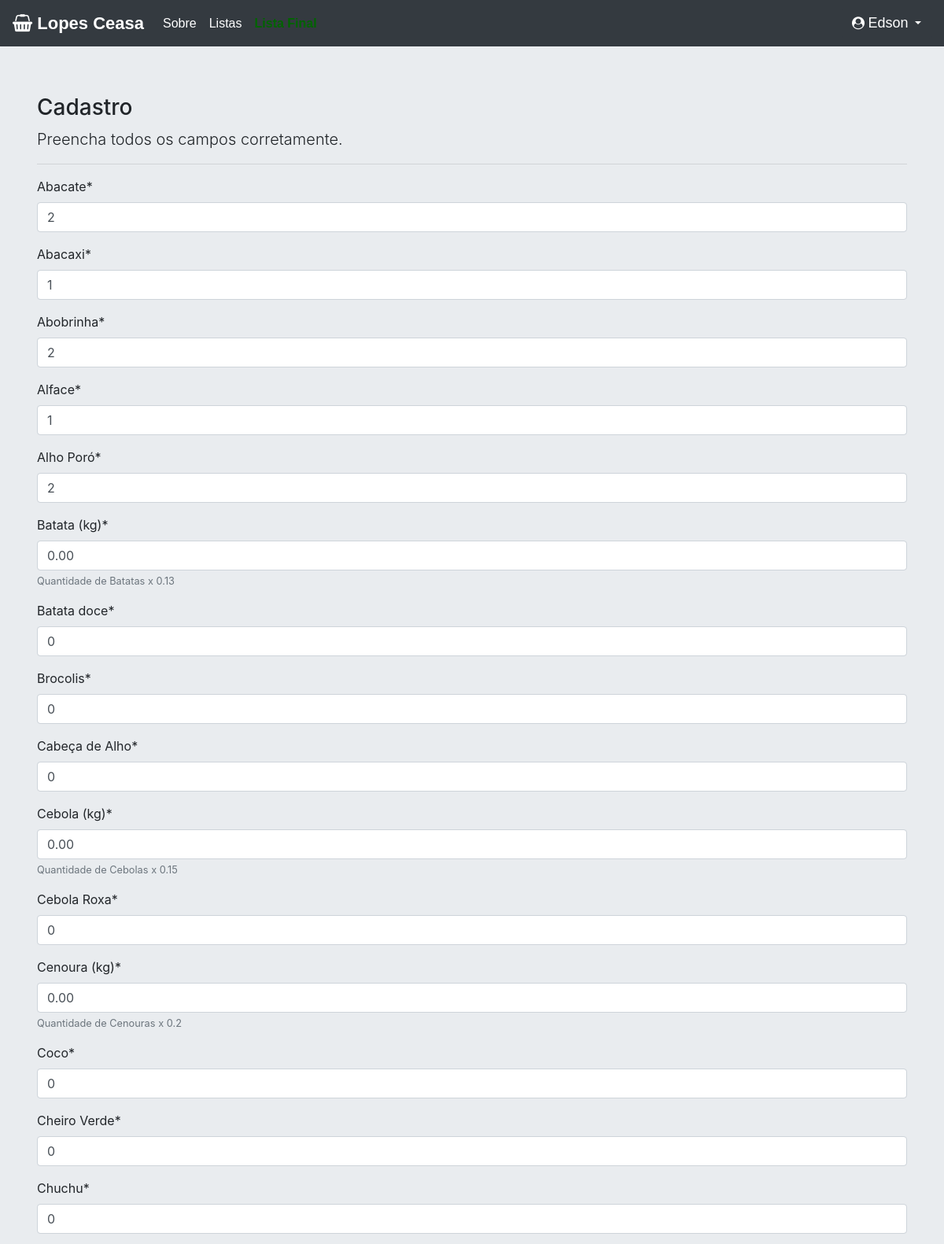
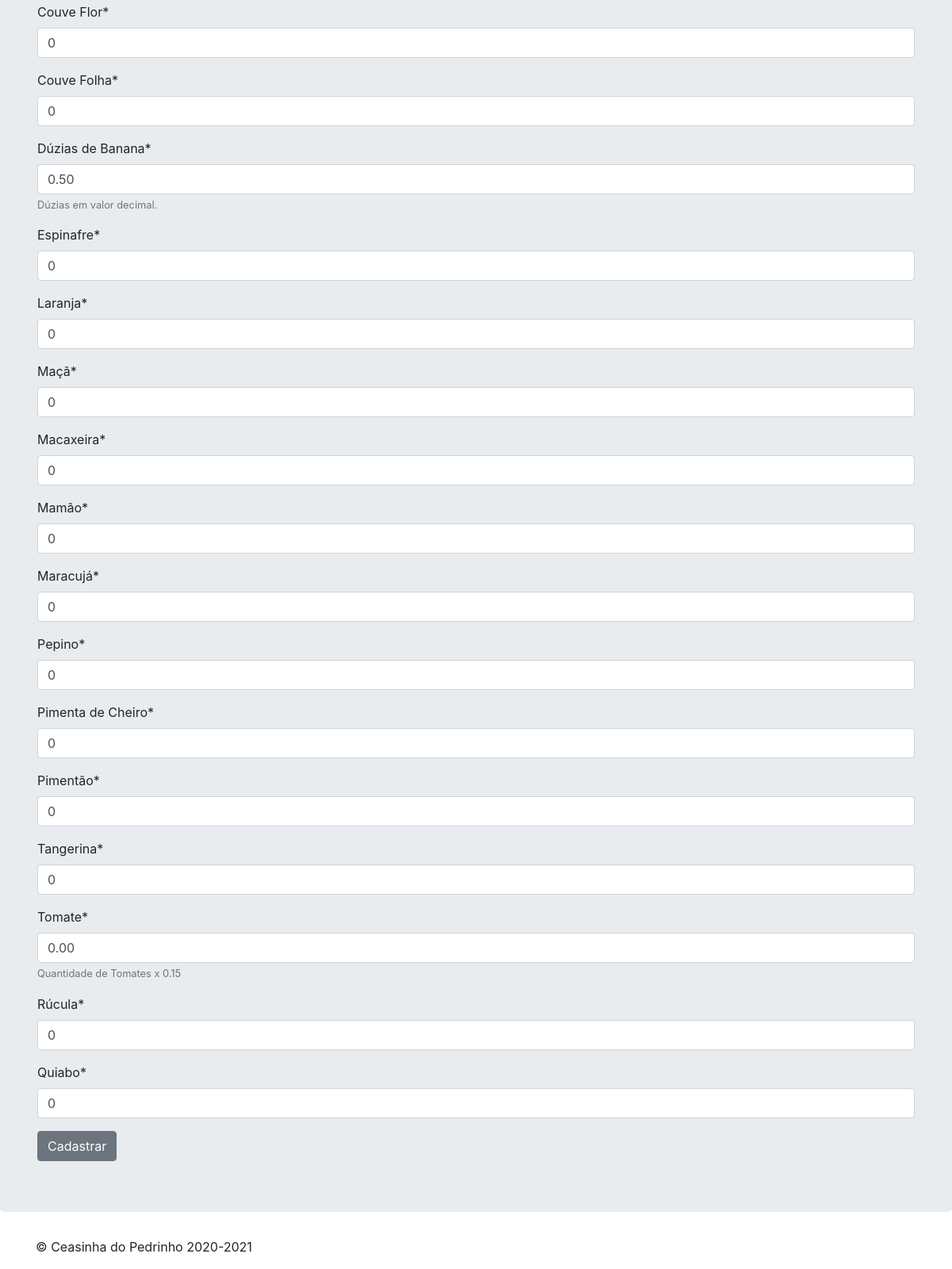
/editar/verduras/2 (signed in), run on an earlier commit of the app's database (2 pictures, top to bottom).
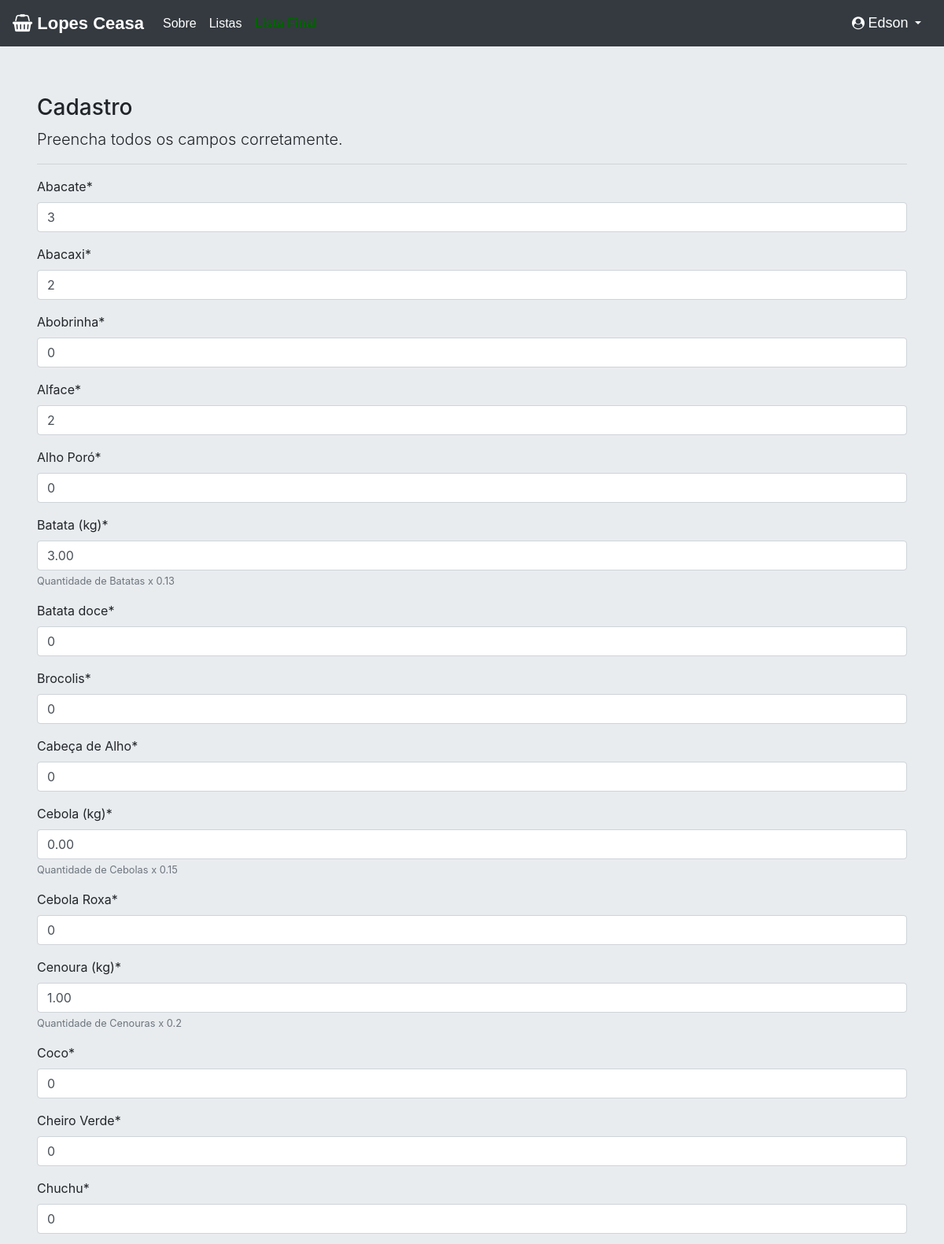
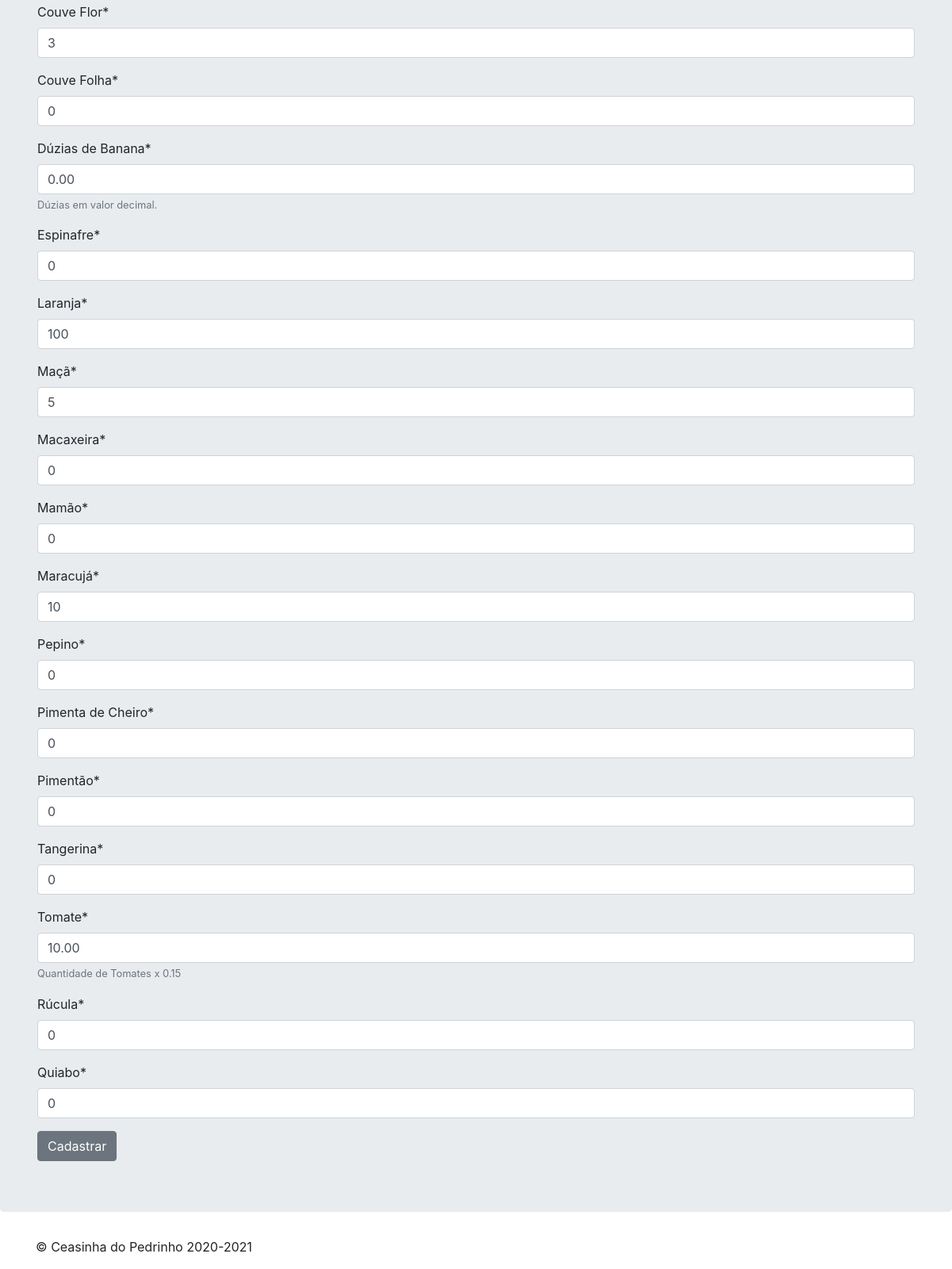
And on a later commit of the database (2 pictures, top to bottom).
### cadastros/models.py (models this page shows, shortened)
class Verdura(models.Model):
    data = models.DateField(default=timezone.now)
    usuario = models.ForeignKey(User, on_delete=models.PROTECT)
    abacate = models.IntegerField(default=0)
    abacaxi = models.IntegerField(default=0)
    abobrinha = models.IntegerField(default=0)
    alface = models.IntegerField(default=0)
    alho_poro = models.IntegerField(default=0, verbose_name='Alho Poró')
    batata = models.DecimalField(default=0, verbose_name='Batata (kg)', help_text='Quantidade de Batatas x 0.13', decimal_places=2, max_digits=5)
    batata_doce = models.IntegerField(default=0)
    brocolis = models.IntegerField(default=0)
    cabeca_de_alho = models.IntegerField(default=0, verbose_name='Cabeça de Alho')
    cebola = models.DecimalField(default=0, verbose_name='Cebola (kg)', max_digits=5, decimal_places=2, help_text='Quantidade de Cebolas x 0.15')
    cebola_roxa = models.IntegerField(default=0, verbose_name='Cebola Roxa')
    cenoura = models.DecimalField(default=0, verbose_name='Cenoura (kg)',
                                  help_text='Quantidade de Cenouras x 0.2', decimal_places=2, max_digits=5)
    coco = models.IntegerField(default=0)
    cheiro_verde = models.IntegerField(default=0, verbose_name='Cheiro Verde')
    chuchu = models.IntegerField(default=0)
    couve_flor = models.IntegerField(default=0, verbose_name='Couve Flor')
    couve_folha = models.IntegerField(default=0, verbose_name='Couve Folha')
    banana = models.DecimalField(
        default=0, verbose_name='Dúzias de Banana',
         decimal_places=2, max_digits=5, help_text='Dúzias em valor decimal.')
    espinafre = models.IntegerField(default=0)
    laranja = models.IntegerField(default=0)
    maca = models.IntegerField(default=0, verbose_name='Maçã')
    macaxeira = models.IntegerField(default=0)
    mamao = models.IntegerField(default=0, verbose_name='Mamão')
    maracuja = models.IntegerField(default=0, verbose_name='Maracujá')
    pepino = models.IntegerField(default=0)
    pimenta_de_cheiro = models.IntegerField(default=0, verbose_name='Pimenta de Cheiro')
    pimentao = models.IntegerField(default=0, verbose_name='Pimentão')
    tangerina = models.IntegerField(default=0)
    tomate = models.DecimalField(default=0, decimal_places=2, max_digits=5, help_text='Quantidade de Tomates x 0.15')
    rucula = models.IntegerField(default=0, verbose_name='Rúcula')
    quiabo = models.IntegerField(default=0)

### cadastros/views.py (the view)
# urls.py: path('editar/verduras/<int:pk>', VerduraUpdate.as_view(), name='editar-verduras'),
class VerduraUpdate(GroupRequiredMixin, LoginRequiredMixin, UpdateView):
    group_required = u'Família'
    login_url = reverse_lazy('login')
    model = Verdura
    a = []
    for v in vegetables.keys():
        a.append(v)
    fields = a.copy()
    template_name = 'cadastros/form.html'
    success_url = reverse_lazy('listar-verduras')

### cadastros/templates/cadastros/form.html (shortened to what this page needs)
{% extends "paginas/templates/modelopro.html" %}
{%load static%}
{% load crispy_forms_tags %}
{%block principal%}
<h3>Cadastro</h3>
<p class="lead">
    Preencha todos os campos corretamente.
</p>
<hr>
<form action="" method="POST">
    {{ form|crispy }}
    <button type="submit" class="btn btn-secondary">Cadastrar</button>
</form>
{%endblock%}

What changed in the data, as far as the page shows it:
changed Verdura: abacate "2" → "3"; abacaxi "1" → "2"; abobrinha "2" → "0"; alface "1" → "2"; alho_poro "2" → "0"; batata "0.00" → "3.00"; cenoura "0.00" → "1.00"; couve_flor "0" → "3"; banana "0.50" → "0.00"; laranja "0" → "100"; maca "0" → "5"; maracuja "0" → "10"; tomate "0.00" → "10.00"
